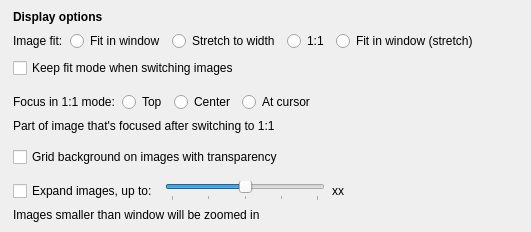
                <widget class="QWidget" name="displayGroup" native="true">
                 <property name="accessibleName">
                  <string notr="true">SGroup</string>
                 </property>
                 <layout class="QVBoxLayout" name="verticalLayout_13">
                  <property name="spacing">
                   <number>7</number>
                  </property>
                  <property name="leftMargin">
                   <number>13</number>
                  </property>
                  <property name="topMargin">
                   <number>10</number>
                  </property>
                  <property name="rightMargin">
                   <number>13</number>
                  </property>
                  <property name="bottomMargin">
                   <number>10</number>
                  </property>
                  <item>
                   <widget class="QLabel" name="label_40">
                    <property name="font">
                     <font>
                      <bold>true</bold>
                     </font>
                    </property>
                    <property name="text">
                     <string>Display options</string>
                    </property>
                   </widget>
                  </item>
                  <item>
                   <layout class="QHBoxLayout" name="horizontalLayout_29">
                    <property name="leftMargin">
                     <number>0</number>
                    </property>
                    <property name="topMargin">
                     <number>0</number>
                    </property>
                    <property name="rightMargin">
                     <number>0</number>
                    </property>
                    <item>
                     <widget class="QLabel" name="label_2">
                      <property name="sizePolicy">
                       <sizepolicy hsizetype="Minimum" vsizetype="Minimum">
                        <horstretch>0</horstretch>
                        <verstretch>0</verstretch>
                       </sizepolicy>
                      </property>
                      <property name="text">
                       <string>Image fit:</string>
                      </property>
                     </widget>
                    </item>
                    <item>
                     <widget class="QRadioButton" name="fitModeWindow">
                      <property name="text">
                       <string>Fit in window</string>
                      </property>
                      <property name="checked">
                       <bool>false</bool>
                      </property>
                     </widget>
                    </item>
                    <item>
                     <widget class="QRadioButton" name="fitModeWidth">
                      <property name="text">
                       <string>Stretch to width</string>
                      </property>
                     </widget>
                    </item>
                    <item>
                     <widget class="QRadioButton" name="fitMode1to1">
                      <property name="text">
                       <string>1:1</string>
                      </property>
                     </widget>
                    </item>
                    <item>
                     <widget class="QRadioButton" name="fitModeWindowStretch">
                      <property name="text">
                       <string>Fit in window (stretch)</string>
                      </property>
                     </widget>
                    </item>
                    <item>
                     <spacer name="horizontalSpacer_21">
                      <property name="orientation">
                       <enum>Qt::Horizontal</enum>
                      </property>
                      <property name="sizeHint" stdset="0">
                       <size>
                        <width>40</width>
                        <height>20</height>
                       </size>
                      </property>
                     </spacer>
                    </item>
                   </layout>
                  </item>
                  <item>
                   <widget class="QCheckBox" name="keepFitModeCheckBox">
                    <property name="text">
                     <string>Keep fit mode when switching images</string>
                    </property>
                   </widget>
                  </item>
                  <item>
                   <widget class="QWidget" name="widget_3" native="true">
                    <property name="accessibleName">
                     <string notr="true">SLine</string>
                    </property>
                   </widget>
                  </item>
                  <item>
                   <layout class="QHBoxLayout" name="horizontalLayout_31">
                    <property name="leftMargin">
                     <number>0</number>
                    </property>
                    <property name="topMargin">
                     <number>0</number>
                    </property>
                    <property name="rightMargin">
                     <number>0</number>
                    </property>
                    <item>
                     <widget class="QLabel" name="label_26">
                      <property name="sizePolicy">
                       <sizepolicy hsizetype="Minimum" vsizetype="Preferred">
                        <horstretch>0</horstretch>
                        <verstretch>0</verstretch>
                       </sizepolicy>
                      </property>
                      <property name="text">
                       <string>Focus in 1:1 mode:</string>
                      </property>
                     </widget>
                    </item>
                    <item>
                     <widget class="QRadioButton" name="focus1to1Top">
                      <property name="text">
                       <string>Top</string>
                      </property>
                     </widget>
                    </item>
                    <item>
                     <widget class="QRadioButton" name="focus1to1Center">
                      <property name="text">
                       <string>Center</string>
                      </property>
                     </widget>
                    </item>
                    <item>
                     <widget class="QRadioButton" name="focus1to1Cursor">
                      <property name="text">
                       <string>At cursor</string>
                      </property>
                     </widget>
                    </item>
                    <item>
                     <spacer name="horizontalSpacer_23">
                      <property name="orientation">
                       <enum>Qt::Horizontal</enum>
                      </property>
                      <property name="sizeHint" stdset="0">
                       <size>
                        <width>40</width>
                        <height>20</height>
                       </size>
                      </property>
                     </spacer>
                    </item>
                   </layout>
                  </item>
                  <item>
                   <widget class="QLabel" name="label_10">
                    <property name="accessibleName">
                     <string notr="true">SNoteText</string>
                    </property>
                    <property name="text">
                     <string>Part of image that's focused after switching to 1:1</string>
                    </property>
                   </widget>
                  </item>
                  <item>
                   <widget class="QWidget" name="widget_8" native="true">
                    <property name="accessibleName">
                     <string notr="true">SLine</string>
                    </property>
                   </widget>
                  </item>
                  <item>
                   <widget class="QCheckBox" name="transparencyGridCheckBox">
                    <property name="enabled">
                     <bool>true</bool>
                    </property>
                    <property name="sizePolicy">
                     <sizepolicy hsizetype="Minimum" vsizetype="Minimum">
                      <horstretch>0</horstretch>
                      <verstretch>0</verstretch>
                     </sizepolicy>
                    </property>
                    <property name="text">
                     <string>Grid background on images with transparency</string>
                    </property>
                   </widget>
                  </item>
                  <item>
                   <widget class="QWidget" name="widget_21" native="true">
                    <property name="accessibleName">
                     <string notr="true">SLine</string>
                    </property>
                   </widget>
                  </item>
                  <item>
                   <layout class="QHBoxLayout" name="horizontalLayout_30">
                    <property name="leftMargin">
                     <number>0</number>
                    </property>
                    <property name="topMargin">
                     <number>0</number>
                    </property>
                    <property name="rightMargin">
                     <number>0</number>
                    </property>
                    <item>
                     <widget class="QCheckBox" name="expandImageCheckBox">
                      <property name="sizePolicy">
                       <sizepolicy hsizetype="Minimum" vsizetype="Minimum">
                        <horstretch>0</horstretch>
                        <verstretch>0</verstretch>
                       </sizepolicy>
                      </property>
                      <property name="minimumSize">
                       <size>
                        <width>0</width>
                        <height>0</height>
                       </size>
                      </property>
                      <property name="text">
                       <string>Expand images, up to:</string>
                      </property>
                     </widget>
                    </item>
                    <item>
                     <widget class="QSlider" name="expandLimitSlider">
                      <property name="sizePolicy">
                       <sizepolicy hsizetype="Fixed" vsizetype="Preferred">
                        <horstretch>0</horstretch>
                        <verstretch>0</verstretch>
                       </sizepolicy>
                      </property>
                      <property name="minimumSize">
                       <size>
                        <width>160</width>
                        <height>0</height>
                       </size>
                      </property>
                      <property name="minimum">
                       <number>0</number>
                      </property>
                      <property name="maximum">
                       <number>4</number>
                      </property>
                      <property name="pageStep">
                       <number>1</number>
                      </property>
                      <property name="value">
                       <number>2</number>
                      </property>
                      <property name="orientation">
                       <enum>Qt::Horizontal</enum>
                      </property>
                      <property name="tickPosition">
                       <enum>QSlider::TicksBelow</enum>
                      </property>
                      <property name="tickInterval">
                       <number>1</number>
                      </property>
                     </widget>
                    </item>
                    <item>
                     <widget class="QWidget" name="expandImagesGroupContents" native="true">
                      <layout class="QHBoxLayout" name="horizontalLayout_17">
                       <property name="leftMargin">
                        <number>0</number>
                       </property>
                       <property name="topMargin">
                        <number>0</number>
                       </property>
                       <property name="rightMargin">
                        <number>0</number>
                       </property>
                       <property name="bottomMargin">
                        <number>0</number>
                       </property>
                       <item>
                        <widget class="QLabel" name="expandLimitLabel">
                         <property name="sizePolicy">
                          <sizepolicy hsizetype="Fixed" vsizetype="Preferred">
                           <horstretch>0</horstretch>
                           <verstretch>0</verstretch>
                          </sizepolicy>
                         </property>
                         <property name="minimumSize">
                          <size>
                           <width>35</width>
                           <height>0</height>
                          </size>
                         </property>
                         <property name="maximumSize">
                          <size>
                           <width>35</width>
                           <height>16777215</height>
                          </size>
                         </property>
                         <property name="text">
                          <string>xx</string>
                         </property>
                         <property name="alignment">
                          <set>Qt::AlignLeading|Qt::AlignLeft|Qt::AlignVCenter</set>
                         </property>
                        </widget>
                       </item>
                      </layout>
                     </widget>
                    </item>
                    <item>
                     <spacer name="horizontalSpacer_22">
                      <property name="orientation">
                       <enum>Qt::Horizontal</enum>
                      </property>
                      <property name="sizeHint" stdset="0">
                       <size>
                        <width>40</width>
                        <height>20</height>
                       </size>
                      </property>
                     </spacer>
                    </item>
                   </layout>
                  </item>
                  <item>
                   <widget class="QLabel" name="label_13">
                    <property name="accessibleName">
                     <string notr="true">SNoteText</string>
                    </property>
                    <property name="text">
                     <string>Images smaller than window will be zoomed in</string>
                    </property>
                   </widget>
                  </item>
                 </layout>
                </widget>
